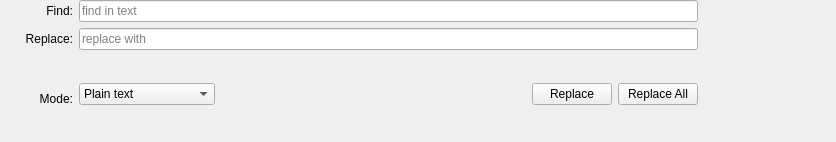
<?xml version="1.0" encoding="UTF-8"?>
<ui version="4.0">
 <class>QPlainTextEditSearchWidget</class>
 <widget class="QWidget" name="QPlainTextEditSearchWidget">
  <property name="geometry">
   <rect>
    <x>0</x>
    <y>0</y>
    <width>836</width>
    <height>142</height>
   </rect>
  </property>
  <property name="autoFillBackground">
   <bool>true</bool>
  </property>
  <layout class="QGridLayout" name="gridLayout">
   <property name="leftMargin">
    <number>0</number>
   </property>
   <property name="topMargin">
    <number>0</number>
   </property>
   <property name="rightMargin">
    <number>0</number>
   </property>
   <property name="bottomMargin">
    <number>0</number>
   </property>
   <item row="0" column="6">
    <widget class="QPushButton" name="replaceToggleButton">
     <property name="toolTip">
      <string>replace text</string>
     </property>
     <property name="text">
      <string/>
     </property>
     <property name="icon">
      <iconset theme="edit-find-replace" resource="media.qrc">
       <normaloff>:/media/edit-find-replace.svg</normaloff>:/media/edit-find-replace.svg</iconset>
     </property>
     <property name="checkable">
      <bool>true</bool>
     </property>
     <property name="flat">
      <bool>true</bool>
     </property>
    </widget>
   </item>
   <item row="0" column="1">
    <widget class="QLabel" name="searchLabel">
     <property name="text">
      <string>Find:</string>
     </property>
     <property name="alignment">
      <set>Qt::AlignRight|Qt::AlignTrailing|Qt::AlignVCenter</set>
     </property>
    </widget>
   </item>
   <item row="0" column="0">
    <widget class="QPushButton" name="closeButton">
     <property name="toolTip">
      <string>close search</string>
     </property>
     <property name="text">
      <string/>
     </property>
     <property name="icon">
      <iconset theme="window-close" resource="media.qrc">
       <normaloff>:/media/window-close.svg</normaloff>:/media/window-close.svg</iconset>
     </property>
     <property name="flat">
      <bool>true</bool>
     </property>
    </widget>
   </item>
   <item row="0" column="3">
    <widget class="QLineEdit" name="searchLineEdit">
     <property name="placeholderText">
      <string>find in text</string>
     </property>
    </widget>
   </item>
   <item row="0" column="4">
    <widget class="QPushButton" name="searchDownButton">
     <property name="toolTip">
      <string>search forward</string>
     </property>
     <property name="text">
      <string/>
     </property>
     <property name="icon">
      <iconset theme="go-bottom" resource="media.qrc">
       <normaloff>:/media/go-bottom.svg</normaloff>:/media/go-bottom.svg</iconset>
     </property>
     <property name="flat">
      <bool>true</bool>
     </property>
    </widget>
   </item>
   <item row="0" column="5">
    <widget class="QPushButton" name="searchUpButton">
     <property name="toolTip">
      <string>search backward</string>
     </property>
     <property name="text">
      <string/>
     </property>
     <property name="icon">
      <iconset theme="go-top" resource="media.qrc">
       <normaloff>:/media/go-top.svg</normaloff>:/media/go-top.svg</iconset>
     </property>
     <property name="flat">
      <bool>true</bool>
     </property>
    </widget>
   </item>
   <item row="1" column="3">
    <widget class="QLineEdit" name="replaceLineEdit">
     <property name="placeholderText">
      <string>replace with</string>
     </property>
    </widget>
   </item>
   <item row="1" column="0" colspan="2">
    <widget class="QLabel" name="replaceLabel">
     <property name="text">
      <string>Replace:</string>
     </property>
     <property name="alignment">
      <set>Qt::AlignRight|Qt::AlignTrailing|Qt::AlignVCenter</set>
     </property>
    </widget>
   </item>
   <item row="2" column="3">
    <widget class="QFrame" name="buttonFrame">
     <property name="frameShape">
      <enum>QFrame::NoFrame</enum>
     </property>
     <layout class="QHBoxLayout" name="horizontalLayout">
      <property name="leftMargin">
       <number>0</number>
      </property>
      <property name="topMargin">
       <number>0</number>
      </property>
      <property name="rightMargin">
       <number>0</number>
      </property>
      <property name="bottomMargin">
       <number>9</number>
      </property>
      <item>
       <widget class="QComboBox" name="modeComboBox">
        <item>
         <property name="text">
          <string>Plain text</string>
         </property>
        </item>
        <item>
         <property name="text">
          <string>Whole words</string>
         </property>
        </item>
        <item>
         <property name="text">
          <string>Regular expression</string>
         </property>
        </item>
       </widget>
      </item>
      <item>
       <spacer name="horizontalSpacer">
        <property name="orientation">
         <enum>Qt::Horizontal</enum>
        </property>
        <property name="sizeHint" stdset="0">
         <size>
          <width>40</width>
          <height>20</height>
         </size>
        </property>
       </spacer>
      </item>
      <item>
       <widget class="QPushButton" name="replaceButton">
        <property name="text">
         <string>Replace</string>
        </property>
        <property name="flat">
         <bool>false</bool>
        </property>
       </widget>
      </item>
      <item>
       <widget class="QPushButton" name="replaceAllButton">
        <property name="text">
         <string>Replace All</string>
        </property>
        <property name="flat">
         <bool>false</bool>
        </property>
       </widget>
      </item>
     </layout>
    </widget>
   </item>
   <item row="2" column="0" colspan="2">
    <widget class="QLabel" name="modeLabel">
     <property name="text">
      <string>Mode:</string>
     </property>
     <property name="alignment">
      <set>Qt::AlignRight|Qt::AlignTrailing|Qt::AlignVCenter</set>
     </property>
    </widget>
   </item>
   <item row="1" column="4">
    <widget class="QPushButton" name="matchCaseSensitiveButton">
     <property name="toolTip">
      <string>Match case sensitive</string>
     </property>
     <property name="text">
      <string/>
     </property>
     <property name="icon">
      <iconset theme="format-text-superscript" resource="media.qrc">
       <normaloff>:/media/format-text-superscript.svg</normaloff>:/media/format-text-superscript.svg</iconset>
     </property>
     <property name="checkable">
      <bool>true</bool>
     </property>
     <property name="flat">
      <bool>true</bool>
     </property>
    </widget>
   </item>
  </layout>
 </widget>
 <tabstops>
  <tabstop>searchLineEdit</tabstop>
  <tabstop>replaceLineEdit</tabstop>
  <tabstop>replaceButton</tabstop>
  <tabstop>replaceAllButton</tabstop>
  <tabstop>searchDownButton</tabstop>
  <tabstop>searchUpButton</tabstop>
  <tabstop>replaceToggleButton</tabstop>
  <tabstop>closeButton</tabstop>
 </tabstops>
 <resources>
  <include location="media.qrc"/>
 </resources>
 <connections/>
</ui>
